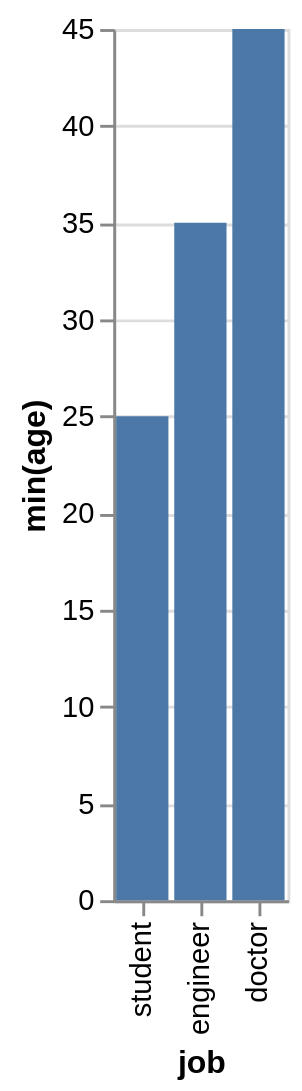

Vega-Lite specification for this chart:
### Vega-Lite specification from a JSON file in a GitHub repository (floating-point values rounded to 4 significant figures)
{"data": {"values": [{"x_data": "student", "y_data": 25}, {"x_data": "engineer", "y_data": 35}, {"x_data": "doctor", "y_data": 45}]}, "mark": "bar", "encoding": {"x": {"field": "x_data", "type": "nominal", "title": "job", "sort": "descending"}, "y": {"field": "y_data", "type": "quantitative", "title": "min(age)"}}}
